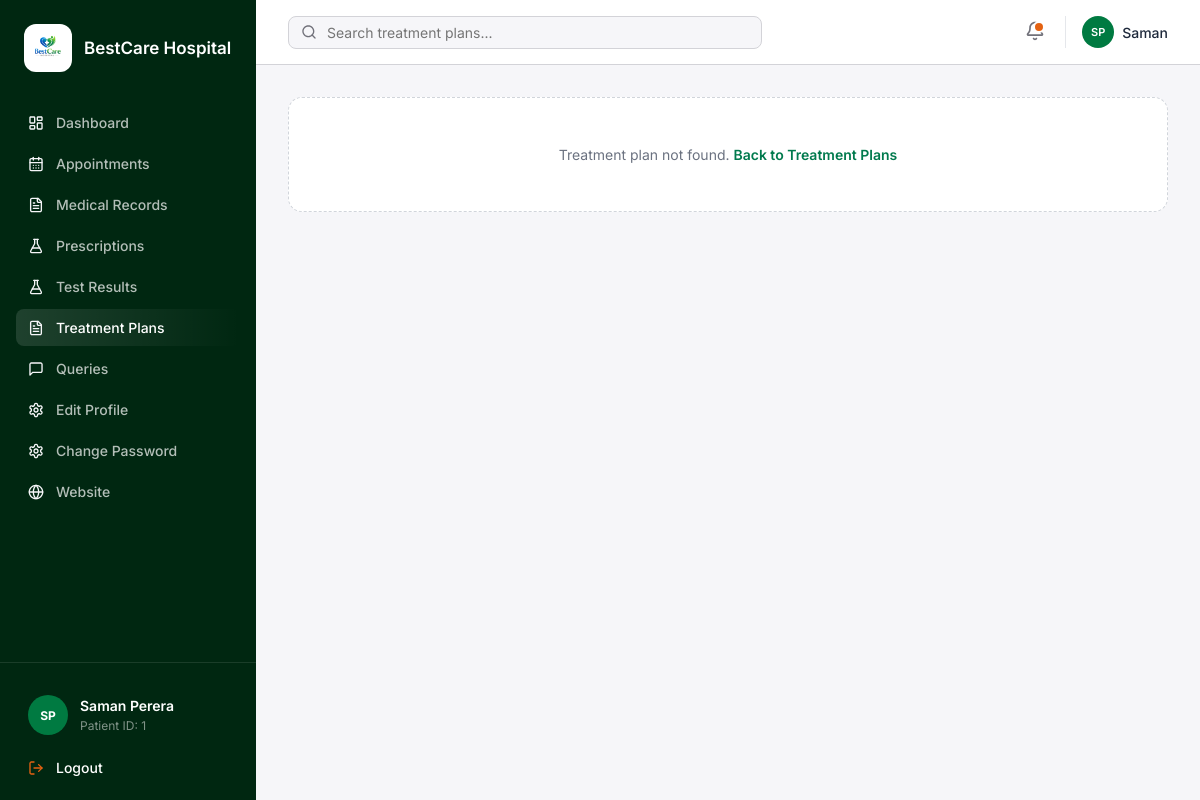
Page /patient/treatment-plan-details.php (signed in) on the committed database.
### tables this page shows
CREATE TABLE patients (
    id INT AUTO_INCREMENT PRIMARY KEY,
    user_id INT NOT NULL,
    full_name VARCHAR(100) NOT NULL,
    dob DATE NOT NULL,
    gender ENUM('Male', 'Female', 'Other') NOT NULL,
    contact VARCHAR(20) NOT NULL,
    address VARCHAR(255) NOT NULL,
    FOREIGN KEY (user_id) REFERENCES users(id) ON DELETE CASCADE
);

### patient/treatment-plan-details.php (the view, shortened to what this page needs)
<?php
include("../includes/db.php");
$dash = "/bestcare-hospital/assets/patient-dash";
$user_id = $_SESSION['user_id'];
mysqli_query($conn, "CREATE TABLE IF NOT EXISTS treatment_plans (
    id INT AUTO_INCREMENT PRIMARY KEY,
    patient_id INT NOT NULL,
    staff_id INT NOT NULL,
    title VARCHAR(150) NOT NULL,
    plan_details TEXT NOT NULL,
    start_date DATE NOT NULL,
    end_date DATE NULL,
    status ENUM('Active', 'Completed', 'On Hold') NOT NULL DEFAULT 'Active',
    created_at TIMESTAMP DEFAULT CURRENT_TIMESTAMP,
    FOREIGN KEY (patient_id) REFERENCES patients(id),
    FOREIGN KEY (staff_id) REFERENCES staff(id)
)");
$p_sql = "SELECT * FROM patients WHERE user_id=$user_id";
$p_result = mysqli_query($conn, $p_sql);
$patient = mysqli_fetch_array($p_result);
$patient_id = $patient['id'];
$full_name = $patient['full_name'];
$parts = explode(' ', $full_name);
$initials = strtoupper(substr($parts[0], 0, 1));
if (isset($parts[1])) {
    $initials .= strtoupper(substr($parts[1], 0, 1));
}
$first_name = $parts[0];
$plan = false;
?>
<!DOCTYPE html>
<html lang="en">
<head>
    <link rel="stylesheet" href="/bestcare-hospital/assets/css/patient-dashboard.css?v=16">
    <link rel="stylesheet" href="/bestcare-hospital/assets/css/patient-records.css?v=4">
</head>
<body class="pd-body">
<aside class="pd-sidebar">
    <div class="pd-side-brand">
        <div class="pd-side-logo">
            <img src="/bestcare-hospital/assets/images/bestcarelogo.png" alt="Logo">
        </div>
        <span>BestCare Hospital</span>
    </div>
    <nav class="pd-nav" id="pdNav">
        <a href="dashboard.php">
            <img src="<?php echo $dash; ?>/IMG_2.svg" alt=""> Dashboard
        </a>
        <a href="my-appointments.php">
            <img src="<?php echo $dash; ?>/IMG_3.svg" alt=""> Appointments
        </a>
        <a href="medical-records.php">
            <img src="<?php echo $dash; ?>/IMG_4.svg" alt=""> Medical Records
        </a>
        <a href="prescriptions.php">
            <img src="<?php echo $dash; ?>/IMG_5.svg" alt=""> Prescriptions
        </a>
        <a href="test-results.php">
            <img src="<?php echo $dash; ?>/IMG_5.svg" alt=""> Test Results
        </a>
        <a class="active" href="treatment-plans.php">
            <img src="<?php echo $dash; ?>/IMG_4.svg" alt=""> Treatment Plans
        </a>
        <a href="my-queries.php">
            <img src="<?php echo $dash; ?>/IMG_6.svg" alt=""> Queries
        </a>
        <a href="edit-profile.php">
            <img src="<?php echo $dash; ?>/IMG_8.svg" alt=""> Edit Profile
        </a>
        <a href="change-password.php">
            <img src="<?php echo $dash; ?>/IMG_8.svg" alt=""> Change Password
        </a>
        <a href="../index.php">
            <img src="<?php echo $dash; ?>/IMG_7.svg" alt=""> Website
        </a>
    </nav>
    <div class="pd-side-footer" id="pdSideFooter">
        <div class="pd-profile">
            <div class="pd-avatar"><?php echo htmlspecialchars($initials); ?></div>
            <div>
                <p><?php echo htmlspecialchars($full_name); ?></p>
                <small>Patient ID: <?php echo (int)$patient_id; ?></small>
            </div>
        </div>
        <a class="pd-logout" href="../auth/logout.php?role=patient">
            <img src="<?php echo $dash; ?>/IMG_9.svg" alt=""> Logout
        </a>
    </div>
</aside>
<div class="pd-main">
    <header class="pd-topbar">
        <form class="pd-search" method="get" action="treatment-plans.php">
            <img src="<?php echo $dash; ?>/IMG_11.svg" alt="">
            <input type="text" name="q" placeholder="Search treatment plans..." autocomplete="off">
        </form>
        <div class="pd-top-actions">
            <button class="pd-icon-btn" type="button" title="Notifications">
                <span class="pd-dot"></span>
            </button>
            <div class="pd-user-chip">
                <div class="mini"><?php echo htmlspecialchars($initials); ?></div>
                <span><?php echo htmlspecialchars($first_name); ?></span>
            </div>
        </div>
    </header>
    <main class="pd-content pr-page">
        <?php if ($plan == false) { ?>
            <div class="pr-empty">
                Treatment plan not found. <a href="treatment-plans.php">Back to Treatment Plans</a>
            </div>
        <?php } ?>
    </main>
</div>
</body>
</html>

### assets/css/patient-dashboard.css (style rules this page uses)
.pd-body { margin: 0; min-height: 100vh; display: flex; flex-direction: column; font-family: "Inter", "Segoe UI", sans-serif; color: #1e293b; background: #F6F6F9; -webkit-font-smoothing: antialiased; }
@media (min-width: 1024px) { .pd-body { flex-direction: row; } }
.pd-body a { text-decoration: none; color: inherit; }
.pd-sidebar { width: 100%; background: #002711; color: #fff; display: flex; flex-direction: column; position: relative; z-index: 50; }
@media (min-width: 1024px) { .pd-sidebar { width: 256px; min-width: 256px; height: 100vh; position: sticky; top: 0; } }
.pd-side-brand { padding: 24px; display: flex; align-items: center; gap: 12px; }
.pd-side-logo { width: 48px; height: 48px; background: #fff; border-radius: 12px; display: flex; align-items: center; justify-content: center; overflow: hidden; flex-shrink: 0; padding: 4px; box-sizing: border-box; }
.pd-side-logo img { width: 100%; height: 100%; object-fit: contain; display: block; }
.pd-side-brand span { font-size: 17px; font-weight: 600; }
.pd-nav { flex: 1; padding: 8px 16px; display: none; }
@media (min-width: 1024px) { .pd-nav { display: block; } }
.pd-nav a { display: flex; align-items: center; gap: 12px; padding: 10px 12px; border-radius: 8px; font-size: 14px; font-weight: 500; color: rgba(255,255,255,0.7); margin-bottom: 4px; }
.pd-nav a img { width: 16px; height: 16px; }
.pd-nav a.active { background: linear-gradient(90deg, rgba(255,255,255,0.12) 0%, rgba(255,255,255,0) 100%); color: #fff; }
.pd-side-footer { padding: 16px; border-top: 1px solid rgba(255,255,255,0.1); display: none; }
@media (min-width: 1024px) { .pd-side-footer { display: block; margin-top: auto; } }
.pd-profile { display: flex; align-items: center; gap: 12px; padding: 8px 12px; margin: 8px 0; }
.pd-avatar { width: 40px; height: 40px; border-radius: 50%; background: #007A41; display: flex; align-items: center; justify-content: center; font-size: 12px; font-weight: 700; }
.pd-profile p { margin: 0; font-size: 14px; font-weight: 600; }
.pd-profile small { color: rgba(255,255,255,0.5); font-size: 12px; }
.pd-logout { display: flex; align-items: center; gap: 12px; width: 100%; padding: 8px 12px; border: none; background: none; color: #E46212; font-size: 14px; font-weight: 500; cursor: pointer; font-family: inherit; border-radius: 8px; }
.pd-logout img { width: 16px; height: 16px; }
.pd-main { flex: 1; min-width: 0; display: flex; flex-direction: column; overflow: hidden; }
.pd-topbar { height: 64px; background: #fff; border-bottom: 1px solid #D3D3D8; display: flex; align-items: center; justify-content: space-between; padding: 0 16px; position: sticky; top: 0; z-index: 40; }
@media (min-width: 1024px) { .pd-topbar { padding: 0 32px; } }
.pd-search { flex: 1; max-width: 28rem; display: flex; align-items: center; gap: 8px; background: #F6F6F9; border: 1px solid #D3D3D8; border-radius: 8px; padding: 6px 12px; }
.pd-search img { width: 16px; height: 16px; }
.pd-search input { border: none; outline: none; background: transparent; width: 100%; font-size: 14px; font-family: inherit; }
.pd-top-actions { display: flex; align-items: center; gap: 12px; margin-left: 16px; }
.pd-icon-btn { border: none; background: none; padding: 8px; border-radius: 8px; cursor: pointer; position: relative; }
.pd-dot { position: absolute; top: 8px; right: 8px; width: 8px; height: 8px; background: #E46212; border-radius: 50%; border: 2px solid #fff; }
.pd-user-chip { display: flex; align-items: center; gap: 8px; padding-left: 16px; border-left: 1px solid #e5e7eb; }
.pd-user-chip .mini { width: 32px; height: 32px; background: #007A41; color: #fff; border-radius: 50%; display: flex; align-items: center; justify-content: center; font-size: 11px; font-weight: 600; }
.pd-user-chip span { font-size: 14px; font-weight: 500; display: none; }
@media (min-width: 640px) { .pd-user-chip span { display: inline; } }
.pd-content { flex: 1; overflow-y: auto; padding: 16px; }
@media (min-width: 1024px) { .pd-content { padding: 32px; } }

### assets/css/patient-records.css (style rules this page uses)
.pr-page { width: 100%; max-width: none; box-sizing: border-box; }
.pr-empty { background: #fff; border: 1px dashed #D1D5DB; border-radius: 14px; padding: 48px 24px; text-align: center; font-family: "Inter", sans-serif; font-size: 14px; color: #6B7280; }
.pr-empty a { color: #017A4D; font-weight: 600; }

### rows in the picture
patients: full_name "SP", full_name "Saman Perera", id "1", full_name "Saman"
